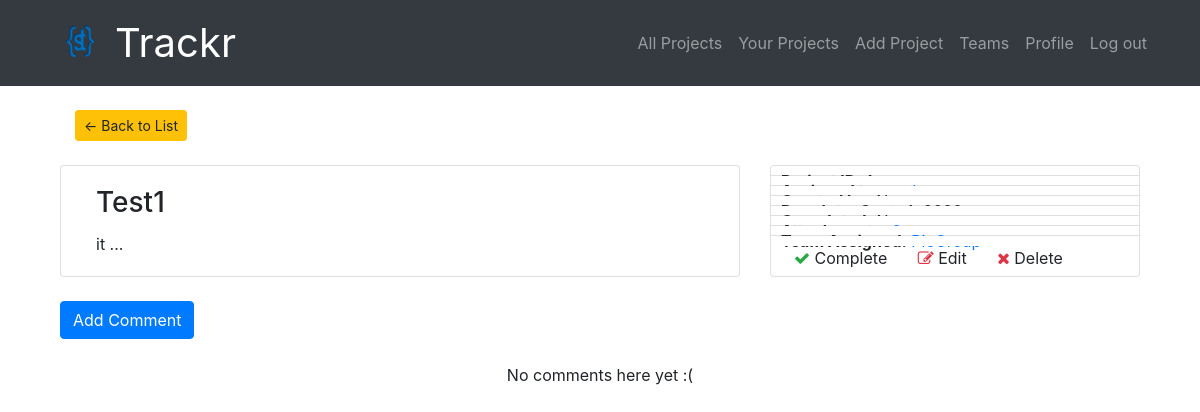
The page /projects/project/1/ (signed in) on the database as committed earlier.
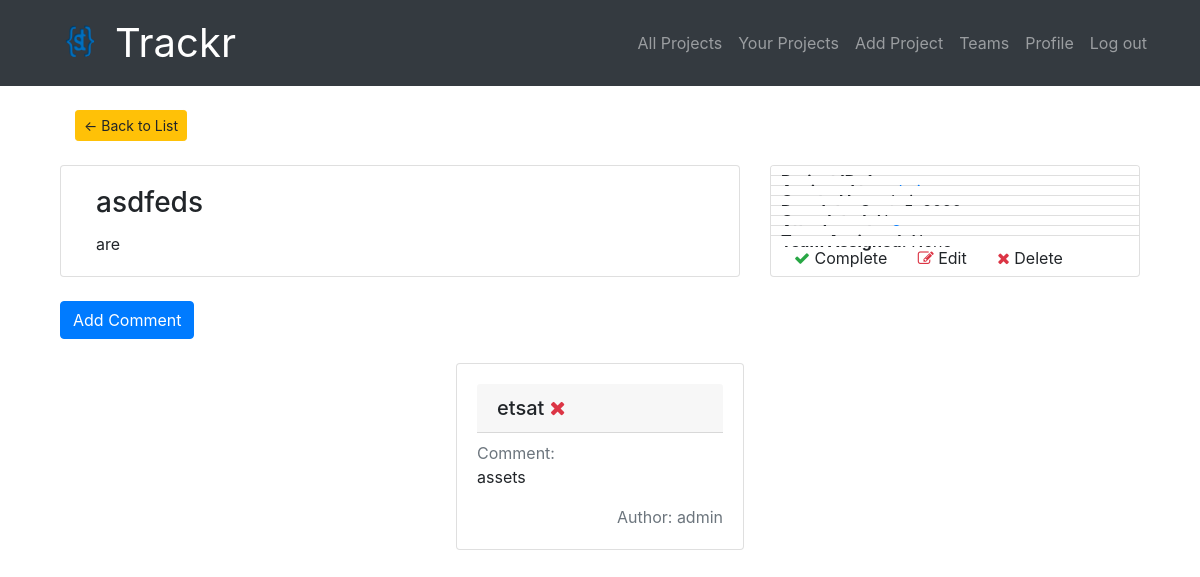
The same page on the database as committed later.
### projects/models.py (models this page shows, shortened)
class Project(models.Model):
    id = models.AutoField(primary_key=True)
    project_name = models.CharField(max_length=256)
    worker = models.ForeignKey(User,related_name='projects',null=True,on_delete=models.SET_NULL)
    created_by = models.ForeignKey(User,related_name='created',null=True,on_delete=models.SET_NULL)
    description = models.TextField()
    created_at = models.DateTimeField(default=timezone.now)
    due_date = models.DateTimeField()
    status = models.CharField(max_length=20,choices=status)
    completed_on = models.DateTimeField(blank=True,null=True)
    team = models.ForeignKey(Team,related_name='projects',null=True,blank=True,on_delete=models.SET_NULL)
    class Meta():
        ordering = ['-created_at']
        unique_together = ['worker','project_name']

class Comment(models.Model):
    project = models.ForeignKey(Project,null=True,on_delete=models.CASCADE,related_name='comments')
    author = models.ForeignKey(User,related_name='author',null=True,on_delete=models.CASCADE)
    title = models.CharField(max_length=100, blank=True,null=True)
    text = models.TextField(blank=True,null=True)
    approved_comment = models.BooleanField(default=False,null=True)

### projects/views.py (the view)
# urls.py: path("project/<int:pk>/",views.ProjectDetail.as_view(),name="single"),
class ProjectDetail(LoginRequiredMixin, generic.DetailView):
    model = Project
    def get_context_data(self, **kwargs):
        context = super(ProjectDetail, self).get_context_data(**kwargs)
        context['comments'] = Comment.objects.all()
        context['files'] = Attachment.objects.all()
        return context

### projects/models.py (called while the page is built)
    def filename(self):
        return os.path.basename(self.file.name)

### teams/models.py (called while the page is built)
    def __str__(self):
        return self.name

### projects/templates/projects/project_detail.html (shortened to what this page needs)
{% extends "projects/project_base.html" %}
{% block proj_content %}
<br>
<div class="container">
  <a class="btn btn-warning btn-sm" href="{% url 'projects:all' %}">&#8592; Back to List</a>
</div>
<br>
<div class="card-deck">
  <div class="card col-sm-8">
    <div class="card-body">
      <h3 class="card-title">{{ project.project_name }}</h3>
      <div class="card-text">{{ project.description }}</div>
    </div>
  </div>
  <div class="card col-sm-4 p-0">
    <ul class="list-group list-group-flush">
      <li class="list-group-item">
				<strong>Project ID:</strong>
      </li>
      <li class="list-group-item">
        <strong>Assigned to:</strong>
        <a href="{% url 'projects:worker' pk=project.pk %}">{{project.worker}}</a>
      </li>
      <li class="list-group-item">
        <strong>Created by:</strong> {{project.created_by}}
      </li>
      <li class="list-group-item">
        <strong>Due date:</strong> {{ project.due_date.date }}
      </li>
      {% if project.status == 'Complete' %}
        <li class="list-group-item">
          <strong>Completed on:</strong> {{ project.completed_on.date}}
        </li>
        <li class="list-group-item">
          <strong>Completed:</strong> Yes
        </li>
      {% else %}
        <li class="list-group-item">
          <strong>Completed:</strong> No
        </li>
      {% endif %}
      <li class="list-group-item">
        <strong>Attachments:</strong>
        <a href="#attachModal" data-toggle="modal" data-target="#attachModal">{{project.attachments.count}}</a>
      </li>
      <li class="list-group-item">
        <strong>Team Assigned:</strong>
				{% if project.team == Null %}
					{{project.team}}
				{% else %}
					<a href="{% url 'teams:single' slug=project.team|slugify %}">{{project.team}}</a></td>
				{% endif %}
      </li>
			{% if user.is_authenticated and project.worker == user or user.userprofile.is_manager or user.is_superuser%}
        <li class="list-group-item">
          <a href="{% url 'projects:complete' pk=project.pk %}" title:'complete' class="btn btn-simple editbuttons">
            <span class="fa fa-check text-success icon" aria-hidden='true'></span> Complete
          </a>
					<a href="{% url 'projects:edit' pk=project.pk %}" class="btn btn-simple editbuttons">
						<span class="fa fa-edit text-danger icon" aria-hidden='true'></span> Edit
					</a>
					<a href="{% url 'projects:delete' pk=project.pk %}" title:'delete' class="btn btn-simple editbuttons">
						<span class="fa fa-remove text-danger icon" aria-hidden='true'></span> Delete
					</a>
        </li>
			{% endif %}
    </ul>
  </div>
</div>
<br>
<a class="btn btn-primary btn-comment" href="{% url 'projects:add_comment' pk=project.pk %}">Add Comment</a>
<div class="container-fluid">
	<br>
	<div class="row justify-content-center">
		{% for comment in project.comments.all %}
			{% if user.is_authenticated or comment.approved_comment %}
  				<div class="col-auto mb-3">
  					<div class="card" style="width: 18rem;">
  						<div class="card-body">
  							<h5 class="card-header mb-2">{{ comment.title }}
                  {% if user.is_authenticated and project.worker == user or user.userprofile.is_manager or user.is_superuser %}
                    <a href="{% url 'projects:comment_remove' pk=comment.pk %}" class='pl-6'>
                      <span class="fa fa-remove text-danger" aria-hidden='true'></span>
                    </a>
                  {% endif %}
                </h5>
  							<p class="card-text mb-0 text-muted">Comment: </p>
  							<p class="card-text">{{ comment.text }}</p>
  							<p class="card-text text-muted text-right">Author: {{ comment.author }}</p>
  						</div>
  					</div>
  				</div>
			{% endif %}
		{% empty %}
		    <p>No comments here yet :(</p>
		{% endfor %}
	</div>
</div>
{% endblock %}

Rows that differ between the two databases and show on the page:
changed Project: project_name "Test1" → "asdfeds"; description "it ..." → "are"; team_id 1 → empty (drawn)
now on this page (row edited): Comment: title "etsat", text "assets", author "admin"
Other text that changed with them:
text no longer shown: "No comments here yet :("
